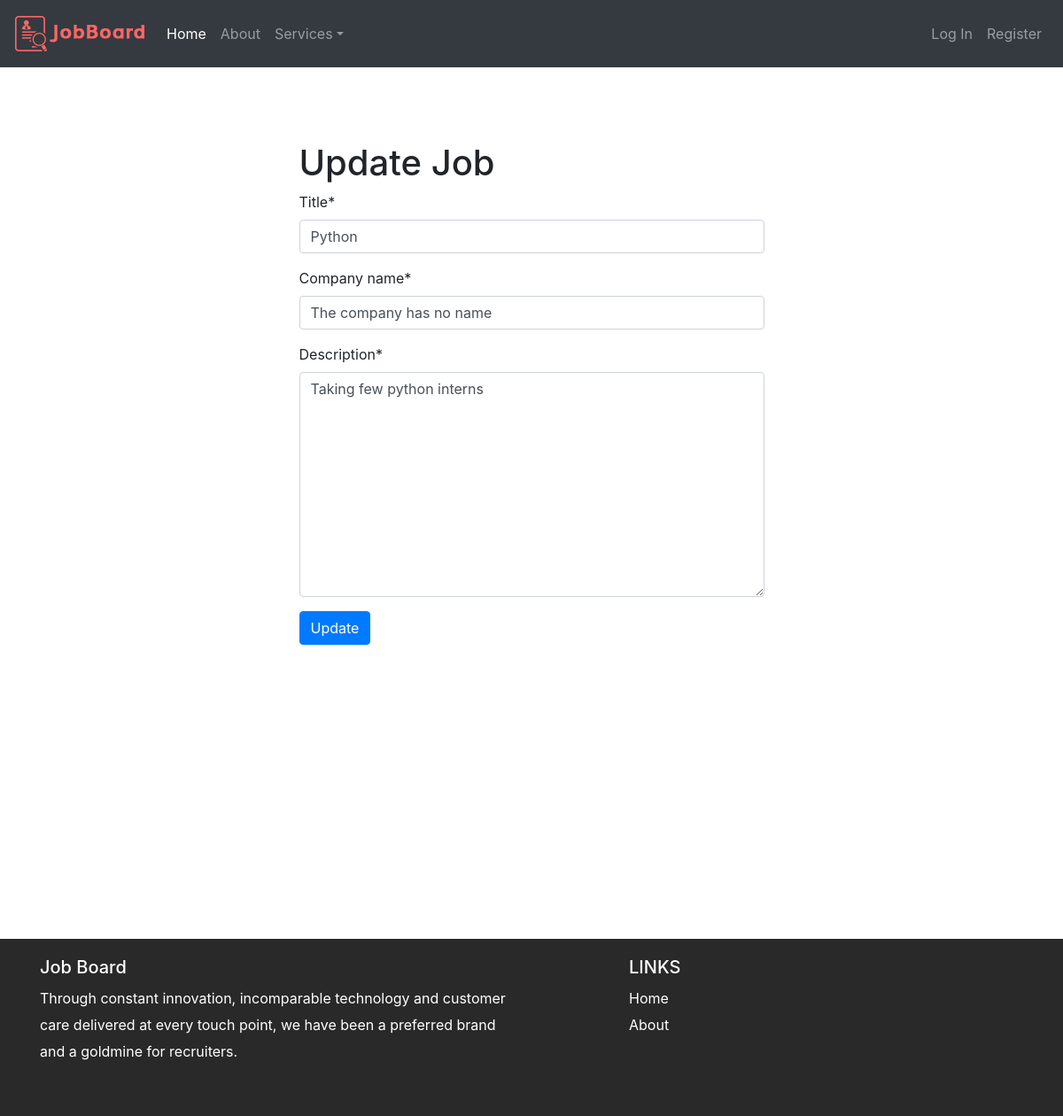
Before: /10/update/ with the older database file.
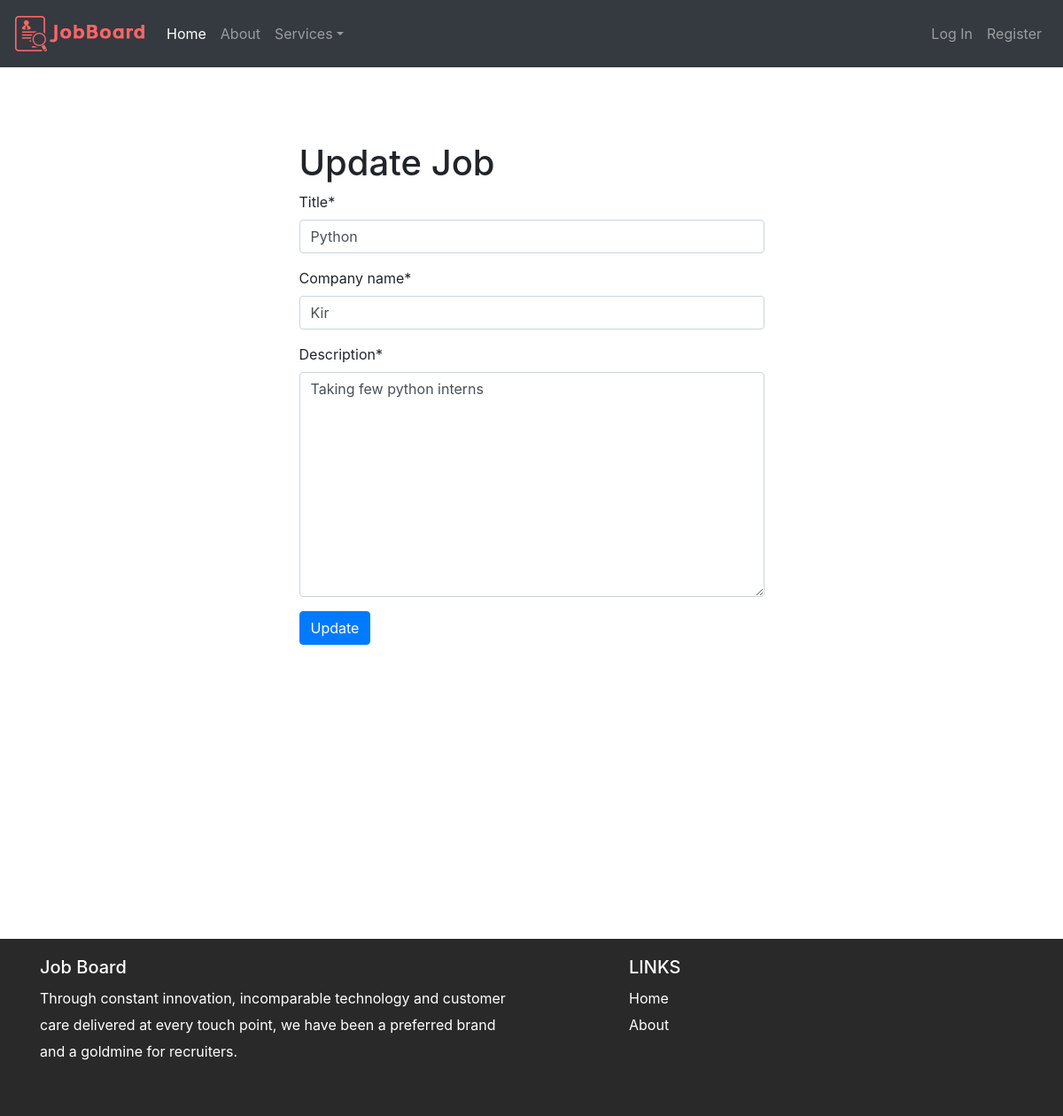
After: the same page with the newer database file.
### jobs/models.py (models this page shows, shortened)
class Job(models.Model):
    title = models.CharField(max_length=100)
    company_name = models.CharField(max_length=100)
    description = models.TextField()
    timestamp = models.DateTimeField(auto_now_add=True, auto_now=False )
    class Meta:
        ordering = ["-timestamp"]

### jobs/views.py (the view)
# urls.py: url(r'^(?P<id>\d+)/update/$', job_update,name='update'),
def job_update(request,id=None): #Update
   instance =get_object_or_404(Job, id=id)
   form=JobForm(request.POST or None, instance=instance)
   if form.is_valid():
      instance=form.save(commit=False)
      instance.save()
   context = {
        "page":'Update',
      "title":instance.title,
      "instance":instance,
      "form" : form,
   }
   return render(request,"post_job.html",context)

### jobs/forms.py
class JobForm(forms.ModelForm):
    class Meta:
        model= Job
        fields = [ 'title', 'company_name' ,'description']

### templates/post_job.html (shortened to what this page needs)
{% extends "base.html" %}
{% load crispy_forms_tags %}
    {% block content %}
    <div class="col-md-6 offset-md-3" >
    <h1>
        {{page}} Job<br>
    </h1>
    <form method='POST' action="" enctype="multipart/form-data">{% csrf_token %}
        {{form|crispy}}
        <input type="submit" class="btn btn-primary" value="{{page}}"/>
    </form>
    </div>
    {% endblock content%}

Changed rows visible on the page:
changed Job "Python": company_name "The company has no name" → "Kir"
